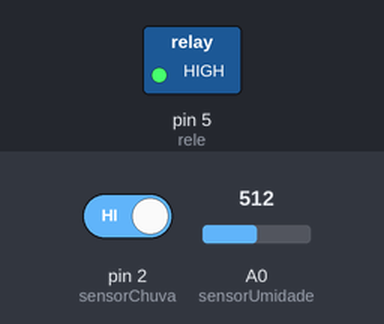
A program run on a simulated Arduino Uno, built with avr-gcc and run on an emulated ATmega328P. On the bench: switched loads named in the program (green lamp = pin HIGH). Inputs (shaded band) come from the test bench; at power-on: A0 (sensorUmidade) = 512, pin 2 (sensorChuva) HIGH. The local clock reads 2024-03-15 10:24:30 at power-on unless the program sets it; what the program prints to the serial monitor is not drawn.

Above: at 1.8 s.
1.9 s: A0 (sensorUmidade) set to 594
3.4 s: A0 (sensorUmidade) set to 618
At 5.2 s:
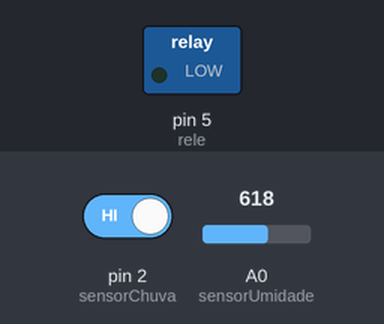
5.6 s: pin 2 (sensorChuva) driven LOW
At 7.3 s:
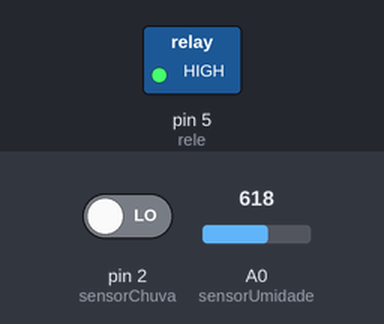
8.8 s: pin 2 (sensorChuva) driven HIGH
At 10.2 s:
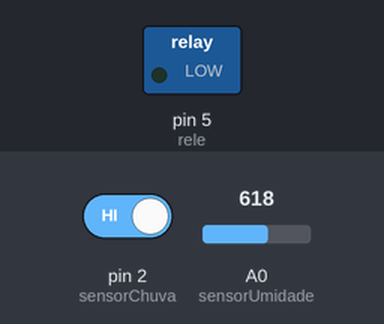
10.8 s: A0 (sensorUmidade) set to 590
At 12.1 s:
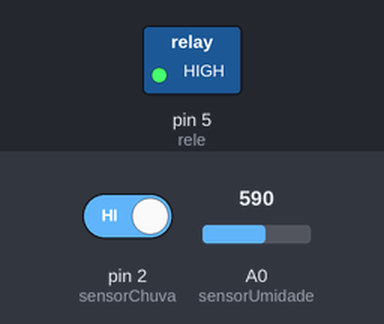
Timing chart, 0 to 13.8 s (numbered marks = the images above; inputs shaded):
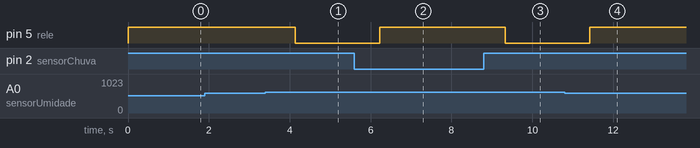

The program:

main.cpp
```cpp
#include <Arduino.h>
#include <RTClib.h>


#define rele 5
#define sensorUmidade A0
#define sensorChuva 2

RTC_DS3231 rtc;

void setup() {
  pinMode(rele, OUTPUT);
  pinMode(sensorUmidade, INPUT);
  pinMode(sensorChuva, INPUT_PULLUP); // precisa do pullup para não dar variação
  digitalWrite(rele, HIGH); // Relé começa desligado
  Serial.begin(9600);
  rtc.begin(); // inicia relógio
}

void loop() {

  DateTime agora = rtc.now();
  int horaAtual = agora.hour(); // data e hora atuais
  Serial.println(horaAtual);
  bool semChuva = digitalRead(sensorChuva);     // 1 = seco, 0 = chovendo
  int secura = analogRead(sensorUmidade);       // >600 = seco

  if ((horaAtual > 7) || (horaAtual < 17)){ // somente acina durante o dia

    Serial.print("Sensor de chuva: ");
    Serial.println(semChuva);
    Serial.print("Umidade do solo: ");
    Serial.println(secura);

    if (!semChuva) {
      // Está chovendo → não irrigar
      digitalWrite(rele, HIGH);
      Serial.println("Chovendo — irrigacao bloqueada!");
    }
    else if (secura > 600) {
      // Solo seco e sem chuva → irrigar
      digitalWrite(rele, LOW);
      Serial.println("Solo seco e sem chuva — irrigando...");
    }
    else {
      // Solo úmido → não irrigar
      digitalWrite(rele, HIGH);
      Serial.println("Solo úmido — sem irrigacao.");
    }

    Serial.print("Relé esta em: ");
    Serial.println(digitalRead(rele));
    delay(1000);
  }

} 
```

Measured:
- the behaviour switches between 600 and 601 on A0 (sensorUmidade) (found by bisection; images 0 and 1)
- after the input at 1.9 s, every drawn part: stays the same
- after the input at 3.4 s, pin 5 (rele): HIGH → LOW after 0.74 s
- after the input at 5.6 s, pin 5 (rele): LOW → HIGH after 0.62 s
- after the input at 8.8 s, pin 5 (rele): HIGH → LOW after 0.53 s
- after the input at 10.8 s, pin 5 (rele): LOW → HIGH after 0.62 s
